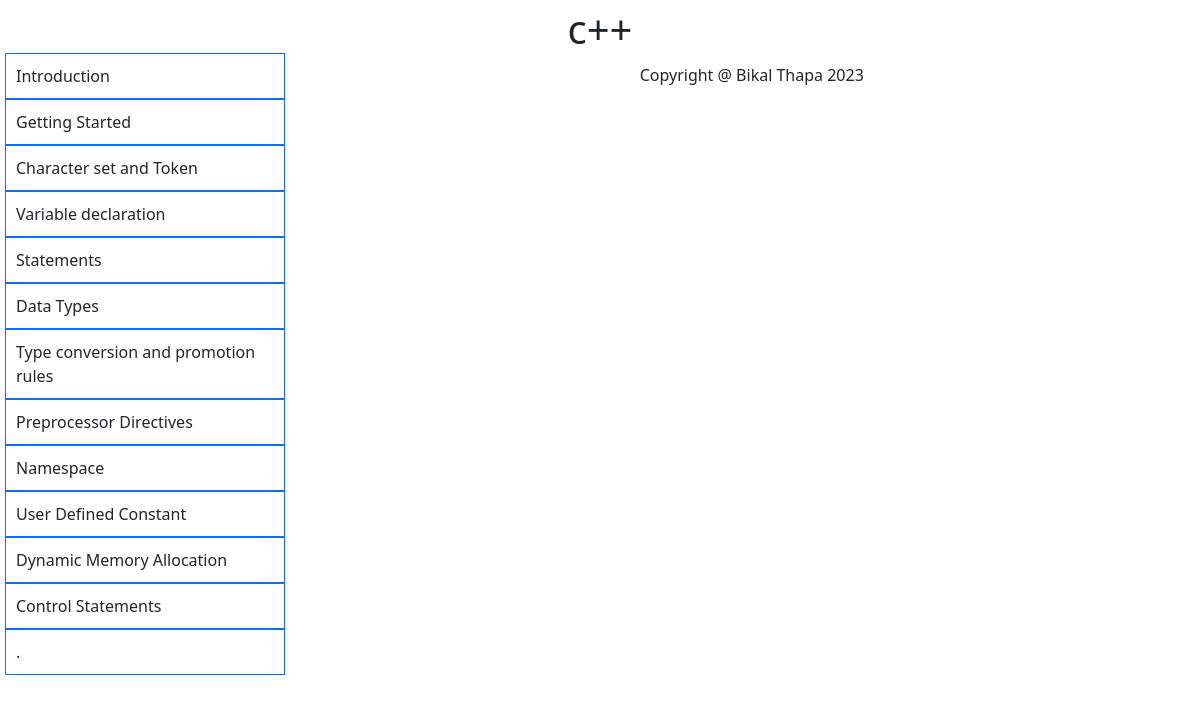
Screenshot of /admin-content/change_turtorials/update_admin_tut.php?id=42 with the database file from the repository.
### tables this page shows
CREATE TABLE `turtorial` (
  `tut_id` int(11) NOT NULL,
  `tut_name` varchar(255) DEFAULT NULL
);

CREATE TABLE `topic_src` (
  `topic_id` int(11) NOT NULL,
  `topic_name` varchar(255) DEFAULT NULL,
  `topic_src` varchar(255) DEFAULT NULL,
  `tut_id` int(11) DEFAULT NULL
);

### admin-content/change_turtorials/update_admin_tut.php (the view, shortened to what this page needs)
<?php
include "../../connection.php";
?>
<!DOCTYPE html>
<html>
<head>
	<link href="https://cdn.jsdelivr.net/npm/bootstrap@5.3.1/dist/css/bootstrap.min.css" rel="stylesheet">
  <link rel="stylesheet" type="text/css" href="../style.css">
</head>
<body>
<?php
  $id = $_GET['id'];
  $select_query = "SELECT * FROM turtorial WHERE tut_id = $id;";
  $result = mysqli_query($conn, $select_query);
  if($result){
    $row = mysqli_fetch_assoc($result);
    $tut_name = $row['tut_name'];
  }
?>
  <p class="display-6 text-center"><?php echo $tut_name; ?></p>
    <div class="row" style="margin-top:-16px;">
  <ul class="col col-3" style="list-style:none; overflow-y:scroll; max-height:83vh;">
    <?php
      $sql = "SELECT topic_src.topic_id, turtorial.tut_name, topic_src.topic_name FROM topic_src INNER JOIN turtorial ON topic_src.tut_id = turtorial.tut_id WHERE topic_src.tut_id = $id;";
      $results = mysqli_query($conn, $sql);
      if($results){
        while($row = mysqli_fetch_assoc($results)){
          $topic_name = $row['topic_name'];
    ?>
    <li class="border border-primary" style="padding:10px; margin:0px;"><?php echo $topic_name; ?></li>
    <?php
        }
      }
    ?>
    <li class="border border-primary" style="padding:10px; margin:0px;">.</li>
  </ul>
<div class="content col col-9">
  <div class="nav justify-content-center footer_div" style="margin-top:10px;">
    <p>Copyright @ Bikal Thapa 2023</p>
  </div>
</div>
</div>
</body>
</html>

### style.css (style rules this page uses)
.footer_div { bottom: 0px; width: 100%; }

### admin-content/change_turtorials/update_admin_tut.php (style rules this page uses)
body { margin: 5px; }

### rows the page displays
turtorial: tut_name "c++"
topic_src: topic_name "Introduction"
topic_src: topic_name "Getting Started"
topic_src: topic_name "Character set and Token"
topic_src: topic_name "Variable declaration"
topic_src: topic_name "Statements"
topic_src: topic_name "Data Types"
topic_src: topic_name "Type conversion and promotion rules"
topic_src: topic_name "Preprocessor Directives"
topic_src: topic_name "Namespace"
topic_src: topic_name "User Defined Constant"
topic_src: topic_name "Dynamic Memory Allocation"
topic_src: topic_name "Control Statements"
